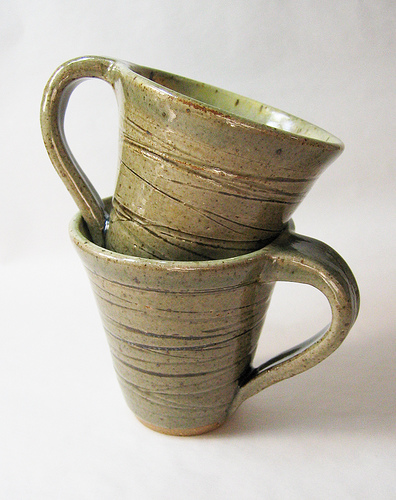
#> input picture train/positive/n03147509_10001.JPEG, 396 x 500 px; its folder holds only this picture in this run
$ python 1_HoG_extract_feature.py   (Python 2 division)
#> lines starting #> are read from the running program, lines starting #| are printed output that depends on the picture
#!/usr/bin/env python2
# -*- coding: utf-8 -*-
"""
Created on Tue Jun 13 10:24:50 2017

@author: hans
"""

from skimage.feature import hog
from sklearn.externals import joblib
import xml.dom.minidom as xdm
import numpy as np
import PIL.Image as Image
import cv2
import os
import time

# define parameter
normalize = True
visualize = False
block_norm = 'L2-Hys'
cells_per_block = [2,2]
pixels_per_cell = [20,20]
orientations = 9

# xml path
train_xml_filePath = r'./train/Annotation'


def getBox(childDir):
    f_xml = os.path.join(train_xml_filePath, '%s.xml' %childDir.split('.')[0]) # organise path
    if not os.path.exists(f_xml):
        return None
    xml = xdm.parse(f_xml) # load xml file
    filename = xml.getElementsByTagName('filename')
    filename = filename[0].firstChild.data.encode("utf-8") # read file name
    xmin = xml.getElementsByTagName('xmin') # coordinate of top left pixel
    xmin = int(xmin[0].firstChild.data)
    ymin = xml.getElementsByTagName('ymin')
    ymin = int(ymin[0].firstChild.data)
    xmax = xml.getElementsByTagName('xmax') # coordinate of down right pixel
    xmax = int(xmax[0].firstChild.data)
    ymax = xml.getElementsByTagName('ymax')
    ymax = int(ymax[0].firstChild.data)
    box = (xmin,ymin,xmax,ymax)
    return box

def getDataWithCrop(filePath,label):
#> called with filePath = './train/positive', label = array of shape (1, 1)
    Data = []
    num = 0
    for childDir in os.listdir(filePath):
        f_im = os.path.join(filePath, childDir)
        image = Image.open(f_im) # open the image
#> image is the input picture: PIL image 396x500 RGB; mean R, G, B 190.1, 183.9, 170.8
        box = getBox(childDir)
        if box != None:
            region = image.crop(box) # cut off image
            data = np.asarray(region) # put the data of image into an N-dinimeter array
        else:
            data = np.asarray(image)
        data = cv2.resize(data,(200,200),interpolation=cv2.INTER_CUBIC) # resize image
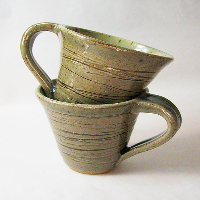
#> data: shape (200, 200, 3); mean R, G, B 190.1, 183.9, 170.9
        data = np.reshape(data, (200*200,3))
        data.shape = 1,3,-1
        fileName = np.array([[childDir]])
        datalebels = zip(data, label, fileName) # organise data
#> datalebels = 1 item
        Data.extend(datalebels) # pou the organised data into a list
        num += 1
        print "%d processing: %s" %(num,childDir)
    return Data,num

def getData(filePath,label): # get the full image without cutting
    Data = []
    num = 0
    for childDir in os.listdir(filePath):
        f = os.path.join(filePath, childDir)
        data = cv2.imread(f)
        data = cv2.resize(data,(200,200),interpolation=cv2.INTER_CUBIC)
        data = np.reshape(data, (200 * 200,3))  #转换为 (40000, 3)
        data.shape = 1,3,-1   #转换为(1,3,40000)
        fileName = np.array([[childDir]])
        datalebels = zip(data, label, fileName)
        Data.extend(datalebels)
        num += 1
        print "%d processing: %s" %(num,childDir)
    return Data,num

def getFeat(Data,mode): # get and save feature valuve
    num = 0
    for data in Data:
        image = np.reshape(data[0], (200, 200, 3))
        gray = rgb2gray(image)/255.0 # trans image to gray
        fd = hog(gray, orientations, pixels_per_cell, cells_per_block, block_norm, visualize, normalize)
        fd = np.concatenate((fd, data[1])) # add label in the end of the array
        filename = list(data[2])
        fd_name = filename[0].split('.')[0]+'.feat' # set file name
        if mode == 'train':
            fd_path = os.path.join('./features/train/', fd_name)
        else:
            fd_path = os.path.join('./features/test/', fd_name)
        joblib.dump(fd, fd_path,compress=3) # save data to local
        num += 1
        print "%d saving: %s." %(num,fd_name)

def rgb2gray(im):
    gray = im[:, :, 0]*0.2989+im[:, :, 1]*0.5870+im[:, :, 2]*0.1140
    return gray

if __name__ == '__main__':
    t0 = time.time()

    # deal with Positive test dataset and trainset with cutting
    Ptrain_filePath = r'./train/positive'
    Ptest_filePath = r'./test/positive'
    PTrainData,P_train_num = getDataWithCrop(Ptrain_filePath,np.array([[1]]))
#> PTrainData = 1 item; P_train_num = 1
    getFeat(PTrainData,'train')
#> the loop in getFeat, `for data in Data:` made 1 pass
#> (fd_name, num) on pass 1: ('n03147509_10001.feat', 1)
#| 1 saving: n03147509_10001.feat.
#> pass 1, in rgb2gray, `gray = im[:, :, 0]*0.2989+im[:, :, 1]*0.5870+im[:, :, 2]*0.1140`:
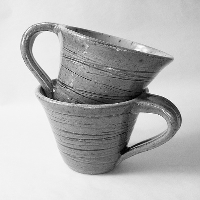
#> gray: shape (200, 200) float64; min 0, max 255, mean 184.3
    PTestData,P_test_num = getData(Ptest_filePath,np.array([[1]]))
#> in getData, `datalebels = zip(data, label, fileName)`: datalebels = 1 item
#> PTestData = 1 item; P_test_num = 1
    getFeat(PTestData,'test')
#> the loop in getFeat (call 2), `for data in Data:` made 1 pass
#| 1 saving: n03147509_10001.feat.

    # deal with positive trainset without cutting
    Pres_train_filePath = r'./train/positive_rest'
    PresTrainData,Pres_train_num = getData(Pres_train_filePath,np.array([[1]]))
#> (the run stopped early here; a loop or call above may not have finished)
